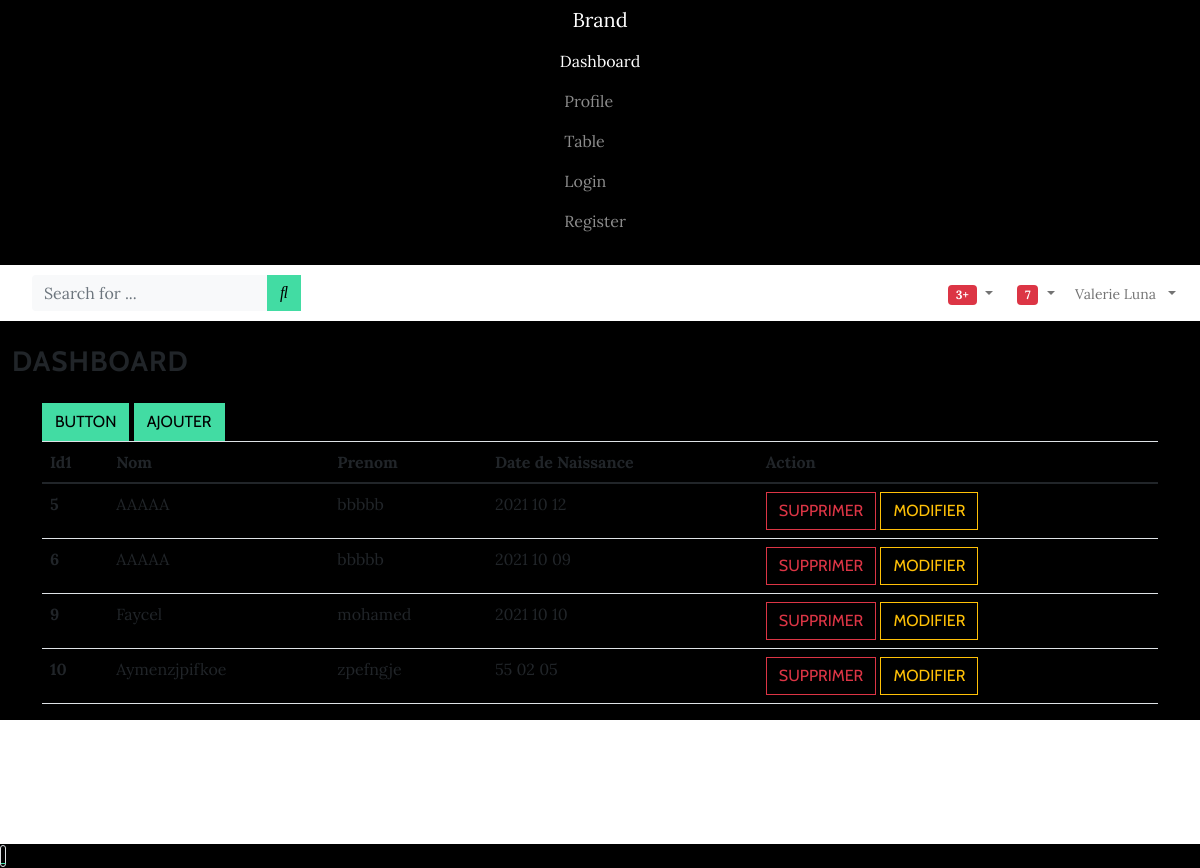
Page /task on the committed database.
### home/models.py (models this page shows, shortened)
class Patien(models.Model):
    PatId = models.BigAutoField(primary_key=True, null=False , blank=True)
    PatNom = models.TextField()
    PatPrenom = models.TextField()
    PatNais = models.DateField( auto_now=False, auto_now_add=False)
    objects = models.Manager()

### home/views.py (the view, shortened to what this page needs)
# urls.py: path('task', views.task, name='task'),
def task(request):
    allpat = models.Patien.objects.all()
    context = {'pat' : allpat,
    }
    return render(request, 'task.html',context)

### template/task.html (shortened to what this page needs)
<!doctype html>
{% load static %}
<html lang="en">
  <head>
    <link rel="stylesheet" href="https://maxcdn.bootstrapcdn.com/bootstrap/4.0.0/css/bootstrap.min.css">
    <link rel="stylesheet" href="{% static 'css/bootstrap.min.css' %} ">
    <link rel="stylesheet" href="{% static 'css/fontawesome-all.min.css' %} ">
    <link rel="stylesheet" href="{% static 'css/font-awesome.min.css' %} ">
    <link rel="stylesheet" href="{% static 'css/fontawesome5-overrides.min.css' %} ">
  </head>
  <body>
    <div id="wrapper">
      <nav class="navbar navbar-dark align-items-start sidebar sidebar-dark accordion bg-gradient-primary p-0">
          <div class="container-fluid d-flex flex-column p-0"><a class="navbar-brand d-flex justify-content-center align-items-center sidebar-brand m-0" href="#">
                  <div class="sidebar-brand-text mx-3"><span>Brand</span></div>
              </a>
              <ul class="navbar-nav text-light" id="accordionSidebar">
                  <li class="nav-item"><a class="nav-link active" href="index.html"><span>Dashboard</span></a></li>
                  <li class="nav-item"><a class="nav-link" href="profile.html"><i class="fas fa-user"></i><span>Profile</span></a></li>
                  <li class="nav-item"><a class="nav-link" href="table.html"><i class="fas fa-table"></i><span>Table</span></a></li>
                  <li class="nav-item"><a class="nav-link" href="/login"><i class="far fa-user-circle"></i><span>Login</span></a></li>
                  <li class="nav-item"><a class="nav-link" href="register.html"><i class="fas fa-user-circle"></i><span>Register</span></a></li>
              </ul>
              <div class="text-center d-none d-md-inline"><button class="btn rounded-circle border-0" id="sidebarToggle" type="button"></button></div>
          </div>
      </nav>
      <div class="d-flex flex-column" id="content-wrapper">
          <div id="content">
              <nav class="navbar navbar-light navbar-expand bg-white shadow mb-4 topbar static-top">
                  <div class="container-fluid"><button class="btn btn-link d-md-none rounded-circle me-3" id="sidebarToggleTop" type="button"></button>
                      <form class="d-none d-sm-inline-block me-auto ms-md-3 my-2 my-md-0 mw-100 navbar-search">
                          <div class="input-group"><input class="bg-light form-control border-0 small" type="text" placeholder="Search for ..."><button class="btn btn-primary py-0" type="button"><i class="fas fa-search"></i></button></div>
                      </form>
                      <ul class="navbar-nav flex-nowrap ms-auto">
                          <li class="nav-item dropdown no-arrow mx-1">
                              <div class="nav-item dropdown no-arrow"><a class="dropdown-toggle nav-link" aria-expanded="false" data-bs-toggle="dropdown" href="#"><span class="badge bg-danger badge-counter">3+</span><i class="fas fa-bell fa-fw"></i></a>
                              </div>
                          </li>
                          <li class="nav-item dropdown no-arrow mx-1">
                              <div class="nav-item dropdown no-arrow"><a class="dropdown-toggle nav-link" aria-expanded="false" data-bs-toggle="dropdown" href="#"><span class="badge bg-danger badge-counter">7</span><i class="fas fa-envelope fa-fw"></i></a>
                              </div>
                          </li>
                          <li class="nav-item dropdown no-arrow">
                              <div class="nav-item dropdown no-arrow"><a class="dropdown-toggle nav-link" aria-expanded="false" data-bs-toggle="dropdown" href="#"><span class="d-none d-lg-inline me-2 text-gray-600 small">Valerie Luna</span></a>
                              </div>
                          </li>
                      </ul>
                  </div>
              </nav>
              <div class="container-fluid">
                  <div class="d-sm-flex justify-content-between align-items-center mb-4">
                      <h3 class="text-dark mb-0">Dashboard</h3>
                  </div>
              </div>
              <div class="container">
                  <div class="row">
                      <div class="col-md-12"><button class="btn btn-primary" type="button"data-toggle="modal" data-target="modal-1" >Button</button>
<button type="button" class="btn btn-primary" data-toggle="modal" data-target="#exampleModalCenter">
  Ajouter
</button>
  </div>
</div>
                  <div class="row">
                      <div class="col-md-12">
                          <div class="table-responsive">
                              <table class="table">
                                  <thead>
                                      <tr>
                                          <th>Id1</th>
                                          <th>Nom</th>
                                          <th>Prenom</th>
                                          <th>Date de Naissance</th>
                                          <th> Action </th>
                                      </tr>
                                  </thead>
                                  <tbody>
                                    <tr class=" ">
                        {% for pat in pat %}
                        <th scope="row " class=" ">
                            {{pat.PatId}}</th>
                        <td class=" ">{{pat.PatNom}}</td>
                        <td class=" ">{{pat.PatPrenom}}</td>
                        <td class=" ">
                            {{pat.PatNais|date:'Y m d'}}</td>
                        <td><a class="btn btn-outline-danger" href="delpatien/{{pat.PatId}}"> SUPPRIMER</a>
                            <a class="btn btn-outline-warning" href="edit/{{pat.PatId}}">Modifier</a>
                        </td>
                    </tr>
                     {% endfor %}
                                  </tbody>
                              </table>
                          </div>
                      </div>
                  </div>
              </div>
          </div>
          <footer class="bg-white sticky-footer">
              <div class="container my-auto">
                  <div class="text-center my-auto copyright"><span>Copyright © Brand 2021</span></div>
              </div>
          </footer>
      </div><a class="border rounded d-inline scroll-to-top" href="#page-top"><i class="fas fa-angle-up"></i></a>
  </div>
  </body>
</html>

### rows in the picture
Patien: PatId "5", PatNom "AAAAA", PatPrenom "bbbbb", PatNais "2021 10 12"
Patien: PatId "6", PatNom "AAAAA", PatPrenom "bbbbb", PatNais "2021 10 09"
Patien: PatId "9", PatNom "Faycel", PatPrenom "mohamed", PatNais "2021 10 10"
Patien: PatId "10", PatNom "Aymenzjpifkoe", PatPrenom "zpefngje", PatNais "55 02 05"
